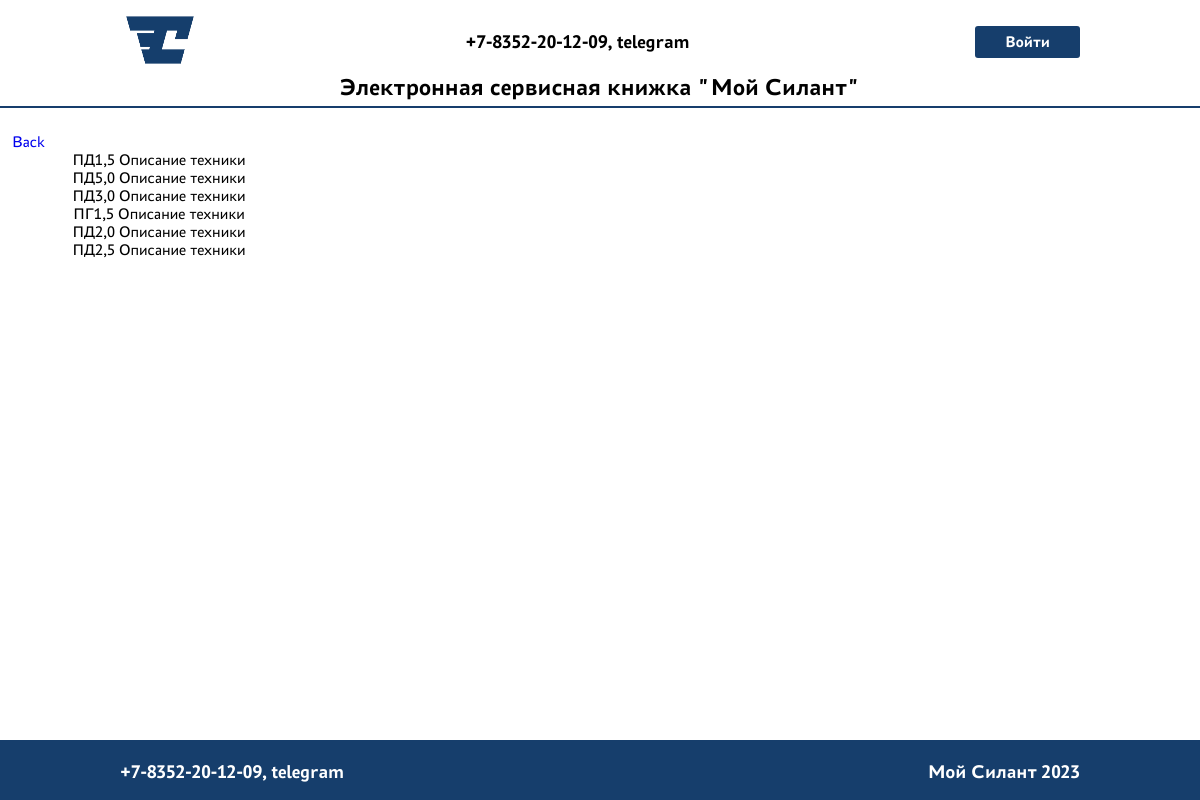
The app's page /manuals/technical/ with its own data.
### manuals/models.py (models this page shows, shortened)
class ModelEquipment(models.Model):
    name = models.CharField(max_length=128, unique=True)
    description = models.CharField(max_length=512, blank=True, default='Описание техники')

### manuals/views.py (the view)
# urls.py: path('technical/', TechnicalList.as_view(), name='manual_tech_list'),
class TechnicalList(ListView):
    model = ModelEquipment
    template_name = 'manuals/manual.html'
    context_object_name = 'manual'

### templates/manuals/manual.html
{% extends 'flatpages/default.html' %}
{% load static %}
{% block content %}
    {% if manual %}
        <a href="{% url 'manuals' %}">Back</a>
        {%for man in manual%}
            <div class="manual">
                {{man.name}}
                {{man.description}}
            </div>
        {% endfor %}
    {% else %}
        <p>empty</p>
    {% endif %}
{% endblock content %}

### static/css/default.css (style rules this page uses)
*, body, html { padding: 0; margin: 0; }
html, body { height: 100%; }

### static/css/manuals.css (style rules this page uses)
.manual { width: 25%; text-align: center; }

### static/css/machines.css (style rules this page uses)
a { text-decoration: none; }

### records on screen
ModelEquipment: name "ПД1,5", description "Описание техники"
ModelEquipment: name "ПД5,0", description "Описание техники"
ModelEquipment: name "ПД3,0", description "Описание техники"
ModelEquipment: name "ПГ1,5", description "Описание техники"
ModelEquipment: name "ПД2,0", description "Описание техники"
ModelEquipment: name "ПД2,5", description "Описание техники"
